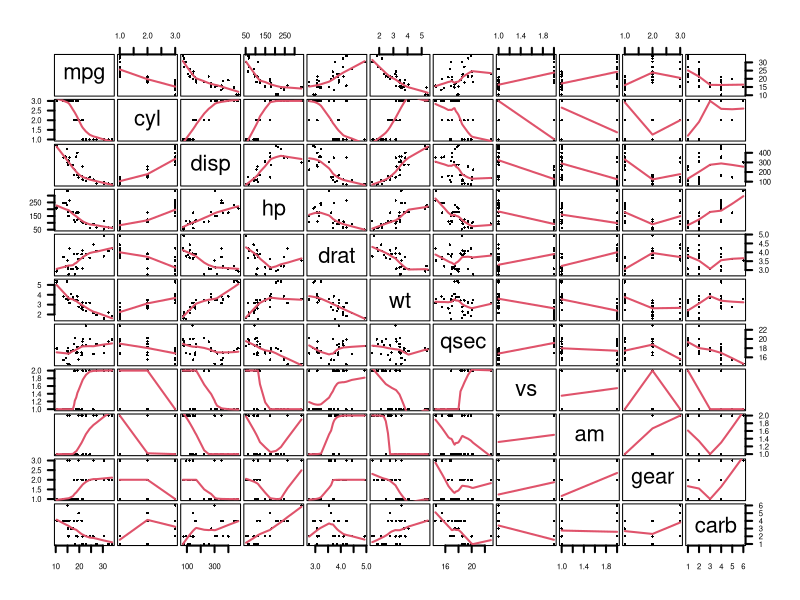
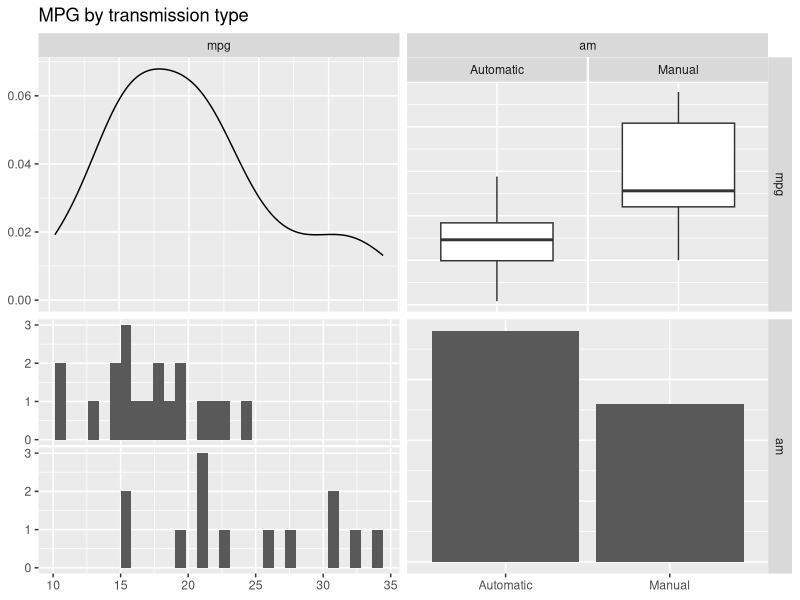
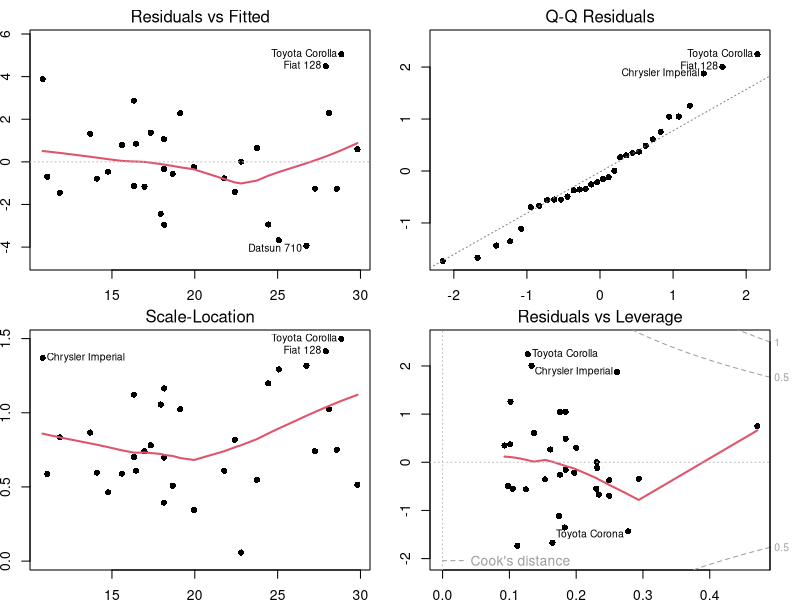

Generate these figures, in order, with R:
## ---- chunk 1
data(mtcars)
fc<-c(2,8:11)
for (i in 1:length(fc)){mtcars[,fc[i]]<-as.factor(mtcars[,fc[i]])}
levels(mtcars$am) <- c("Automatic","Manual")
## ---- chunk 2
fit1<-lm(mpg~.,data=mtcars)
fit2<-step(fit1,direction = "both",trace=0)
#install.packages("broom") - If not already installed.
require(broom)
tidy(fit2)      # Uses tidy function from broom to provide a tidy summary table
## ---- chunk 3
anova(fit1,fit2)
## ---- chunk 4
confint(fit2, "amManual", level=0.95)
## ---- chunk 5
pairs(mtcars,panel=panel.smooth, pch=16, cex=0.5, gap=0.25, lwd=2, las=1, cex.axis=0.7)
## ---- chunk 6
# install.packages("GGally") Install package first
library(GGally,quietly = T, warn.conflicts = F) 
ggpairs(data=mtcars,columns=c(1,9),title="MPG by transmission type",
        upper=list(combo="box"),lower=list(combo="facethist"),
        diag=list(continuous="density",discrete="bar"))
## ---- chunk 7
par(mfrow=c(2,2), mai=.3*c(1,1,1,1))
plot(fit2,pch=16,lty=1,lwd=2)
